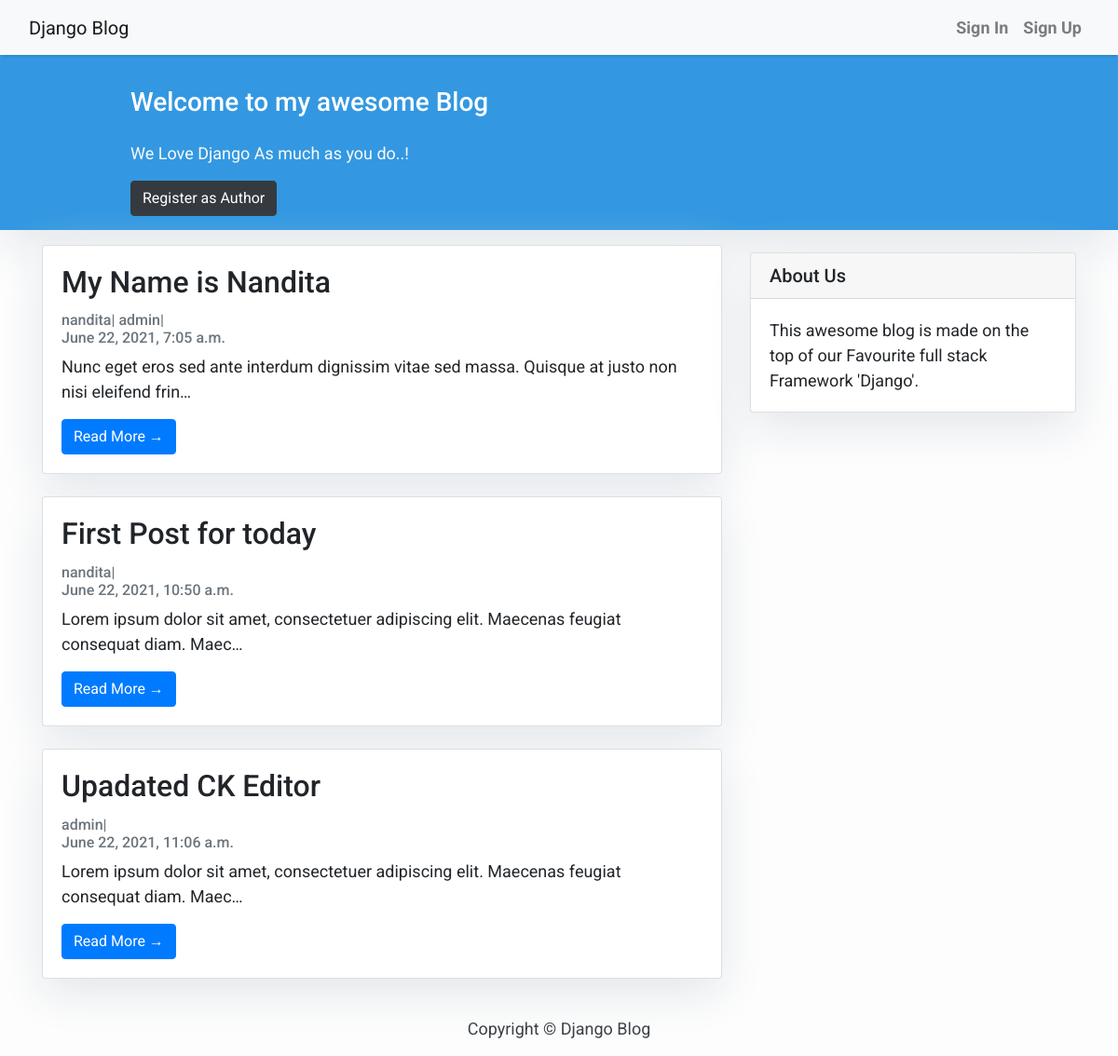
The page / on the database its author committed.
### blog/models.py (models this page shows, shortened)
class Post(models.Model):
    title=models.CharField(max_length=250)
    slug=models.SlugField(null=True,blank=True)
    body_text=RichTextUploadingField(null=True)
    pub_date=models.DateTimeField(auto_now_add=True)
    author=models.ManyToManyField(Author)

class Author(models.Model):
    user=models.ForeignKey(settings.AUTH_USER_MODEL, on_delete=models.CASCADE, null="true", blank="true")
    def __str__(self):
        return f'{self.user}'

### blog/views.py (the view)
# urls.py: path('',PostListView.as_view(), name='home'),
class PostListView(ListView):
    model=Post
    template_name='home.html'

### templates/home.html (shortened to what this page needs)
{% extends "base.html" %}
{% block content %}
<header class="masthead">
    <div class="container">
        <div class="row">
            <div class=" col-md-8 col-md-10 mx-auto">
                <div class="site-heading">
                    <h3 class=" site-heading my-4 mt-3 text-white"> Welcome to my awesome Blog </h3>
                    <p class="text-light">We Love Django As much as you do..! &nbsp
                    </p>
                    <a class="btn btn-dark" href="{% url 'addAuthor' %}">Register as Author</a>
                </div>
            </div>
        </div>
    </div>
</header>
<div class="container">
    <div class="row">
        <div class="col-md-8 mt-3 left">
            {% for post in object_list %}
            <div class="card mb-4">
                <div class="card-body">
                    <h2 class="card-title">{{ post.title }}</h2>
                    <p class="card-text text-muted h6">
                                  {% for post_author in post.author.all %}
                                      {{ post_author }}|
                                  {% endfor %} <br> {{ post.pub_date}} </p>
                    <p class="card-text">{{ post.body_text|safe|striptags|truncatechars:100 }}</p>
                    <a href="{{post.slug}}" class="btn btn-primary">Read More &rarr;</a>
                </div>
            </div>
            {% endfor %}
        </div>
        {% block sidebar %} {% include 'sidebar.html' %} {% endblock sidebar %}
    </div>
</div>
{%endblock%}

### templates/base.html (shortened to what this page needs)
<!DOCTYPE html>
<html>
    <head>
        <link rel="stylesheet" href="https://maxcdn.bootstrapcdn.com/bootstrap/4.0.0/css/bootstrap.min.css"
 />
    </head>
    <body>
        <nav class="navbar navbar-expand-lg navbar-light bg-light shadow" id="mainNav">
            <div class="container-fluid">
                <a class="navbar-brand" href="{% url 'home' %}">Django Blog</a>
                <div class="collapse navbar-collapse" id="navbarResponsive">
                {% if user.is_authenticated %}
                    <ul class="navbar-nav ml-auto">
                        <li class="nav-item text-black">
                            <a class="nav-link text-black font-weight-bold" href="{% url 'createpost' %}">Create Post</a>
                        </li>
                        <li class="nav-item text-black">
                            <a class="nav-link text-black font-weight-bold" href="{% url 'account_logout' %}">Sign Out</a>
                        </li>
                    </ul>
                    {% else %}
                    <ul class="navbar-nav ml-auto">
                        <li class="nav-item text-black">
                            <a class="nav-link text-black font-weight-bold" href="{% url 'account_login' %}">Sign In</a>
                        </li>
                        <li class="nav-item text-black">
                            <a class="nav-link text-black font-weight-bold" href="{% url 'account_signup' %}">Sign Up</a>
                        </li>
                    </ul>
                {% endif %}
                </div>
            </div>
        </nav>
        {% block content %}{% endblock content %}
        <footer class="py-3 bg-grey">
            <p class="m-0 text-dark text-center ">Copyright &copy; Django Blog</p>
        </footer>
    </body>
</html>

### templates/sidebar.html (shortened to what this page needs)
{% block sidebar %}
<div class="col-md-4 float-right ">
<div class="card my-4">
        <h5 class="card-header">About Us</h5>
    <div class="card-body">
        <p class="card-text"> This awesome blog is made on the top of our Favourite full stack Framework 'Django'.</p>
    </div>
</div>
</div>
{% endblock sidebar %}

### templates/base.html (style rules this page uses)
body { font-family: "Roboto", sans-serif; font-size: 17px; background-color: #fdfdfd; }
.shadow { box-shadow: 0 4px 2px -2px rgba(0, 0, 0, 0.1); }
.masthead { background: #3398E1; height: auto; padding-bottom: 15px; box-shadow: 0 16px 48px #E3E7EB; padding-top: 10px; }

### templates/home.html (style rules this page uses)
body { font-family: "Roboto", sans-serif; font-size: 18px; background-color: #fdfdfd; }
.card { box-shadow: 0 16px 48px #E3E7EB; }

### templates/sidebar.html (style rules this page uses)
.card { box-shadow: 0 16px 48px #E3E7EB; }

### rows shown on the page
Post: title "My Name is Nandita", pub_date "June 22, 2021, 7:05 a.m.", body_text "Nunc eget eros sed ante interdum dignissim vitae sed massa. Quisque at justo non nisi eleifend frin…"
Author: user.username "nandita"
Author: user.username "admin"
Post: title "First Post for today", pub_date "June 22, 2021, 10:50 a.m.", body_text "Lorem ipsum dolor sit amet, consectetuer adipiscing elit. Maecenas feugiat consequat diam. Maec…"
Post: title "Upadated CK Editor", pub_date "June 22, 2021, 11:06 a.m.", body_text "Lorem ipsum dolor sit amet, consectetuer adipiscing elit. Maecenas feugiat consequat diam. Maec…"
